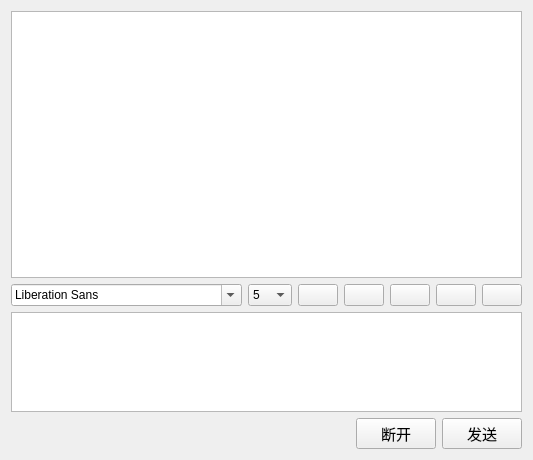
<?xml version="1.0" encoding="UTF-8"?>
<ui version="4.0">
 <class>Widget</class>
 <widget class="QWidget" name="Widget">
  <property name="geometry">
   <rect>
    <x>0</x>
    <y>0</y>
    <width>445</width>
    <height>460</height>
   </rect>
  </property>
  <property name="windowTitle">
   <string>聊天框</string>
  </property>
  <property name="windowIcon">
   <iconset resource="res.qrc">
    <normaloff>:/images/bird.png</normaloff>:/images/bird.png</iconset>
  </property>
  <layout class="QVBoxLayout" name="verticalLayout_2">
   <item>
    <widget class="QWidget" name="widget_2" native="true">
     <layout class="QVBoxLayout" name="verticalLayout">
      <property name="leftMargin">
       <number>0</number>
      </property>
      <property name="topMargin">
       <number>0</number>
      </property>
      <property name="rightMargin">
       <number>0</number>
      </property>
      <property name="bottomMargin">
       <number>0</number>
      </property>
      <item>
       <widget class="QTextBrowser" name="txtBrs"/>
      </item>
      <item>
       <widget class="QWidget" name="widget_3" native="true">
        <layout class="QHBoxLayout" name="horizontalLayout_2">
         <property name="leftMargin">
          <number>0</number>
         </property>
         <property name="topMargin">
          <number>0</number>
         </property>
         <property name="rightMargin">
          <number>0</number>
         </property>
         <property name="bottomMargin">
          <number>0</number>
         </property>
         <item>
          <widget class="QFontComboBox" name="fontCbx"/>
         </item>
         <item>
          <widget class="QComboBox" name="sizeCbx">
           <item>
            <property name="text">
             <string>5</string>
            </property>
           </item>
           <item>
            <property name="text">
             <string>6</string>
            </property>
           </item>
           <item>
            <property name="text">
             <string>7</string>
            </property>
           </item>
           <item>
            <property name="text">
             <string>8</string>
            </property>
           </item>
           <item>
            <property name="text">
             <string>9</string>
            </property>
           </item>
           <item>
            <property name="text">
             <string>10</string>
            </property>
           </item>
           <item>
            <property name="text">
             <string>11</string>
            </property>
           </item>
           <item>
            <property name="text">
             <string>12</string>
            </property>
           </item>
           <item>
            <property name="text">
             <string>13</string>
            </property>
           </item>
           <item>
            <property name="text">
             <string>14</string>
            </property>
           </item>
          </widget>
         </item>
         <item>
          <widget class="QPushButton" name="boldTBtn">
           <property name="toolTip">
            <string>加粗</string>
           </property>
           <property name="whatsThis">
            <string>加粗</string>
           </property>
           <property name="text">
            <string/>
           </property>
           <property name="icon">
            <iconset resource="res.qrc">
             <normaloff>:/images/bold.png</normaloff>:/images/bold.png</iconset>
           </property>
           <property name="checkable">
            <bool>true</bool>
           </property>
          </widget>
         </item>
         <item>
          <widget class="QPushButton" name="italicTBtn">
           <property name="toolTip">
            <string>倾斜</string>
           </property>
           <property name="whatsThis">
            <string>倾斜</string>
           </property>
           <property name="text">
            <string/>
           </property>
           <property name="icon">
            <iconset resource="res.qrc">
             <normaloff>:/images/italic.png</normaloff>:/images/italic.png</iconset>
           </property>
           <property name="checkable">
            <bool>true</bool>
           </property>
          </widget>
         </item>
         <item>
          <widget class="QPushButton" name="underlineTBtn">
           <property name="toolTip">
            <string>下划线</string>
           </property>
           <property name="whatsThis">
            <string>下划线</string>
           </property>
           <property name="text">
            <string/>
           </property>
           <property name="icon">
            <iconset resource="res.qrc">
             <normaloff>:/images/under.png</normaloff>:/images/under.png</iconset>
           </property>
           <property name="checkable">
            <bool>true</bool>
           </property>
          </widget>
         </item>
         <item>
          <widget class="QPushButton" name="clearTBtn">
           <property name="toolTip">
            <string>清空</string>
           </property>
           <property name="whatsThis">
            <string>清空</string>
           </property>
           <property name="text">
            <string/>
           </property>
           <property name="icon">
            <iconset resource="res.qrc">
             <normaloff>:/images/clear.png</normaloff>:/images/clear.png</iconset>
           </property>
          </widget>
         </item>
         <item>
          <widget class="QPushButton" name="colorTBtn">
           <property name="toolTip">
            <string>颜色</string>
           </property>
           <property name="whatsThis">
            <string>颜色</string>
           </property>
           <property name="text">
            <string/>
           </property>
           <property name="icon">
            <iconset resource="res.qrc">
             <normaloff>:/images/color.png</normaloff>:/images/color.png</iconset>
           </property>
          </widget>
         </item>
        </layout>
       </widget>
      </item>
      <item>
       <widget class="QTextEdit" name="txtEdit">
        <property name="maximumSize">
         <size>
          <width>16777215</width>
          <height>100</height>
         </size>
        </property>
        <property name="whatsThis">
         <string>大小</string>
        </property>
       </widget>
      </item>
      <item>
       <widget class="QWidget" name="widget" native="true">
        <layout class="QHBoxLayout" name="horizontalLayout">
         <property name="leftMargin">
          <number>0</number>
         </property>
         <property name="topMargin">
          <number>0</number>
         </property>
         <property name="rightMargin">
          <number>0</number>
         </property>
         <property name="bottomMargin">
          <number>0</number>
         </property>
         <item>
          <spacer name="horizontalSpacer">
           <property name="orientation">
            <enum>Qt::Horizontal</enum>
           </property>
           <property name="sizeHint" stdset="0">
            <size>
             <width>40</width>
             <height>20</height>
            </size>
           </property>
          </spacer>
         </item>
         <item>
          <widget class="QPushButton" name="quit_btn">
           <property name="font">
            <font>
             <family>华文行楷</family>
             <pointsize>11</pointsize>
            </font>
           </property>
           <property name="text">
            <string>断开</string>
           </property>
          </widget>
         </item>
         <item>
          <widget class="QPushButton" name="deliver_btn">
           <property name="font">
            <font>
             <family>华文行楷</family>
             <pointsize>11</pointsize>
            </font>
           </property>
           <property name="text">
            <string>发送</string>
           </property>
          </widget>
         </item>
        </layout>
       </widget>
      </item>
     </layout>
    </widget>
   </item>
  </layout>
 </widget>
 <resources>
  <include location="res.qrc"/>
 </resources>
 <connections/>
</ui>
